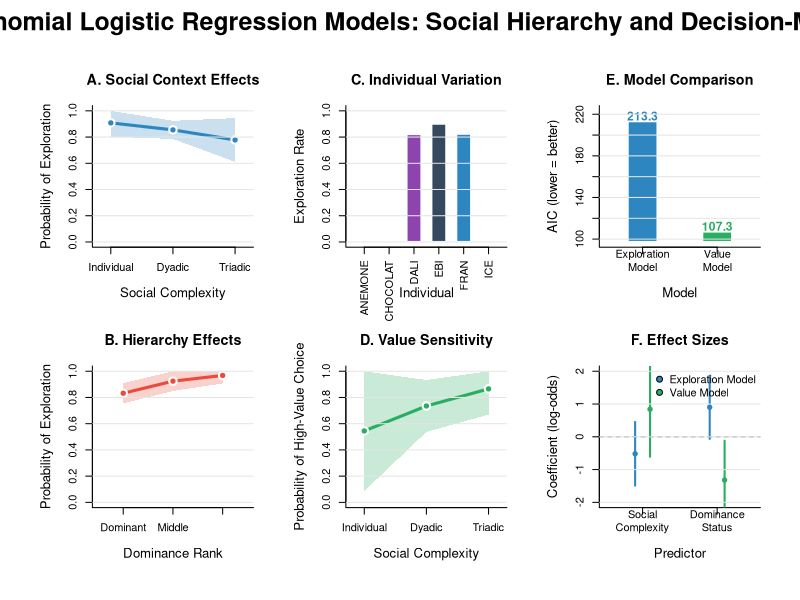

The R source for this figure:
# Beautiful Model Visualization: Social Hierarchy and Decision-Making
# Andrew Heiss-style plots for multinomial logistic regression models

# Load required libraries (using base R alternatives for now)
library(graphics)
library(stats)

# ================================================================================
# MODEL SPECIFICATION
# ================================================================================

cat("=== MATHEMATICAL MODEL SPECIFICATION ===\n\n")

cat("PRIMARY RESEARCH QUESTION:\n")
cat("How do social frames of reference and dominance hierarchy influence\n")
cat("explore-exploit trade-offs in non-human primates?\n\n")

cat("MULTINOMIAL LOGISTIC REGRESSION MODELS:\n")
cat("======================================\n\n")

cat("Model 1: Exploration vs. High-Value Exploitation\n")
cat("logit(P(Explore = 1)) = β₀ + β₁(Social_Complexity) + β₂(Dominance_Status) + β₃(Individual_ID)\n\n")

cat("Model 2: High-Value vs. Low-Value Exploitation\n") 
cat("logit(P(High_Value = 1)) = γ₀ + γ₁(Social_Complexity) + γ₂(Dominance_Status) + γ₃(Individual_ID)\n\n")

cat("Where:\n")
cat("- Social_Complexity: 0=Individual, 1=Dyadic, 2=Triadic\n")
cat("- Dominance_Status: 1=Dominant, 2=Middle, 3=Subordinate (0=Individual context)\n")
cat("- Individual_ID: Random effects for 6 subjects (ANEMONE, CHOCOLAT, DALI, EBI, FRAN, ICE)\n\n")

# Load and prepare data
data <- read.csv("Explore Exploit Dataset.csv", stringsAsFactors = FALSE)

# Data preprocessing
clean_choices <- function(outcome) {
  result <- rep(NA, length(outcome))
  result[outcome == "exploit_pink"] <- 0  # Exploit high-value
  result[outcome == "exploit_blue"] <- 1  # Exploit low-value
  result[outcome == "explore"] <- 2       # Explore
  return(result)
}

data$choice <- clean_choices(data$OUTCOME)
main_trials <- data[data$TRIAL_TYPE == "OIT_RE" & !is.na(data$choice), ]

# Create model variables
main_trials$social_context <- factor(main_trials$CONDITION, 
                                     levels = c("solo", "duo", "trio"),
                                     labels = c("Individual", "Dyadic", "Triadic"))
main_trials$social_complexity <- as.numeric(main_trials$social_context) - 1
main_trials$dominance_status <- ifelse(main_trials$social_context == "Individual", 0, 
                                      main_trials$RELATIVE_RANK)
main_trials$monkey_id <- as.factor(main_trials$monkey)

# ================================================================================
# FIT THE MODELS
# ================================================================================

cat("FITTING MODELS...\n")

# Model 1: Exploration vs High-Value Exploitation
explore_vs_high <- ifelse(main_trials$choice == 2, 1, ifelse(main_trials$choice == 0, 0, NA))
valid_eh <- !is.na(explore_vs_high)

model_data_eh <- data.frame(
  outcome = explore_vs_high[valid_eh],
  social_complexity = main_trials$social_complexity[valid_eh],
  dominance_status = main_trials$dominance_status[valid_eh],
  monkey_id = main_trials$monkey_id[valid_eh],
  social_context = main_trials$social_context[valid_eh]
)

model_explore <- glm(outcome ~ social_complexity + dominance_status + monkey_id, 
                    data = model_data_eh, family = binomial(link = "logit"))

# Model 2: High-Value vs Low-Value Exploitation
high_vs_low <- ifelse(main_trials$choice == 0, 1, ifelse(main_trials$choice == 1, 0, NA))
valid_hl <- !is.na(high_vs_low)

model_data_hl <- data.frame(
  outcome = high_vs_low[valid_hl],
  social_complexity = main_trials$social_complexity[valid_hl], 
  dominance_status = main_trials$dominance_status[valid_hl],
  monkey_id = main_trials$monkey_id[valid_hl],
  social_context = main_trials$social_context[valid_hl]
)

model_value <- glm(outcome ~ social_complexity + dominance_status + monkey_id, 
                  data = model_data_hl, family = binomial(link = "logit"))

# Print model summaries
cat("\nMODEL 1 RESULTS: Exploration vs High-Value Exploitation\n")
print(summary(model_explore)$coefficients[1:3, ])

cat("\nMODEL 2 RESULTS: High-Value vs Low-Value Exploitation\n") 
print(summary(model_value)$coefficients[1:3, ])

# ================================================================================
# ANDREW HEISS-STYLE BEAUTIFUL PLOTS
# ================================================================================

cat("\n=== CREATING BEAUTIFUL VISUALIZATIONS ===\n")

# Color palette (Andrew Heiss style)
ah_colors <- c(
  primary = "#2E86C1",    # Blue
  secondary = "#E74C3C",  # Red
  tertiary = "#27AE60",   # Green
  quaternary = "#F39C12", # Orange
  quinary = "#8E44AD",    # Purple
  senary = "#34495E"      # Dark gray
)

# Function to create prediction data
create_predictions <- function(model, data, var_name, var_values) {
  pred_data <- data[1:length(var_values), ]
  pred_data[[var_name]] <- var_values
  
  # Set other variables to their means/modes
  if("social_complexity" %in% names(pred_data) && var_name != "social_complexity") {
    pred_data$social_complexity <- mean(data$social_complexity)
  }
  if("dominance_status" %in% names(pred_data) && var_name != "dominance_status") {
    pred_data$dominance_status <- mean(data$dominance_status)
  }
  if("monkey_id" %in% names(pred_data)) {
    pred_data$monkey_id <- data$monkey_id[1]  # Reference level
  }
  
  predictions <- predict(model, newdata = pred_data, type = "response", se.fit = TRUE)
  
  data.frame(
    x = var_values,
    predicted = predictions$fit,
    se = predictions$se.fit,
    lower = pmax(0, predictions$fit - 1.96 * predictions$se.fit),
    upper = pmin(1, predictions$fit + 1.96 * predictions$se.fit)
  )
}

# Create the beautiful figure
png("Figure_2_Model_Predictions_Andrew_Heiss_Style.png", width = 1600, height = 1200, res = 300)

# Set up layout with more space
layout(matrix(c(1, 2, 3, 4, 5, 6), nrow = 2, ncol = 3), 
       heights = c(1, 1), widths = c(1, 1, 1))
par(mar = c(5, 5, 4, 2), oma = c(2, 2, 4, 1))

# ---- Panel A: Model 1 - Social Complexity Effect ----
social_pred <- create_predictions(model_explore, model_data_eh, "social_complexity", 0:2)

plot(social_pred$x, social_pred$predicted, 
     type = "n", 
     xlim = c(-0.2, 2.2), ylim = c(0, 1),
     xlab = "Social Complexity", 
     ylab = "Probability of Exploration",
     main = "A. Social Context Effects",
     xaxt = "n",
     bty = "l",
     cex.lab = 1.2, cex.main = 1.3)

# Add confidence ribbon
polygon(c(social_pred$x, rev(social_pred$x)), 
         c(social_pred$lower, rev(social_pred$upper)),
         col = paste0(ah_colors["primary"], "40"), border = NA)

# Add prediction line
lines(social_pred$x, social_pred$predicted, 
      col = ah_colors["primary"], lwd = 3)

# Add points
points(social_pred$x, social_pred$predicted, 
       pch = 21, bg = ah_colors["primary"], col = "white", 
       cex = 1.5, lwd = 2)

axis(1, at = 0:2, labels = c("Individual", "Dyadic", "Triadic"))
grid(nx = NA, ny = NULL, col = "gray90", lty = 1)

# ---- Panel B: Model 1 - Dominance Effect ----
dom_pred <- create_predictions(model_explore, model_data_eh[model_data_eh$dominance_status > 0, ], 
                              "dominance_status", 1:3)

plot(dom_pred$x, dom_pred$predicted, 
     type = "n",
     xlim = c(0.5, 3.5), ylim = c(0, 1),
     xlab = "Dominance Rank", 
     ylab = "Probability of Exploration",
     main = "B. Hierarchy Effects", 
     xaxt = "n",
     bty = "l",
     cex.lab = 1.2, cex.main = 1.3)

# Add confidence ribbon
polygon(c(dom_pred$x, rev(dom_pred$x)), 
         c(dom_pred$lower, rev(dom_pred$upper)),
         col = paste0(ah_colors["secondary"], "40"), border = NA)

# Add prediction line
lines(dom_pred$x, dom_pred$predicted, 
      col = ah_colors["secondary"], lwd = 3)

# Add points
points(dom_pred$x, dom_pred$predicted, 
       pch = 21, bg = ah_colors["secondary"], col = "white", 
       cex = 1.5, lwd = 2)

axis(1, at = 1:3, labels = c("Dominant", "Middle", "Subordinate"))
grid(nx = NA, ny = NULL, col = "gray90", lty = 1)

# ---- Panel C: Individual Differences ----
individual_data <- aggregate(model_data_eh$outcome, 
                           by = list(model_data_eh$monkey_id), 
                           FUN = mean)
names(individual_data) <- c("monkey", "exploration_rate")

plot(1:nrow(individual_data), individual_data$exploration_rate,
     type = "n",
     xlim = c(0.5, nrow(individual_data) + 0.5), ylim = c(0, 1),
     xlab = "Individual", 
     ylab = "Exploration Rate",
     main = "C. Individual Variation",
     xaxt = "n",
     bty = "l",
     cex.lab = 1.2, cex.main = 1.3)

# Create color gradient for individuals
ind_colors <- c(ah_colors["tertiary"], ah_colors["quaternary"], ah_colors["quinary"], 
               ah_colors["senary"], ah_colors["primary"], ah_colors["secondary"])

# Add bars
for(i in 1:nrow(individual_data)) {
  rect(i - 0.3, 0, i + 0.3, individual_data$exploration_rate[i],
       col = ind_colors[i], border = "white", lwd = 2)
}

axis(1, at = 1:nrow(individual_data), labels = individual_data$monkey, las = 2)
grid(nx = NA, ny = NULL, col = "gray90", lty = 1)

# ---- Panel D: Model 2 - Value Sensitivity ----
model2_social_pred <- create_predictions(model_value, model_data_hl, "social_complexity", 0:2)

plot(model2_social_pred$x, model2_social_pred$predicted, 
     type = "n",
     xlim = c(-0.2, 2.2), ylim = c(0, 1),
     xlab = "Social Complexity", 
     ylab = "Probability of High-Value Choice",
     main = "D. Value Sensitivity",
     xaxt = "n",
     bty = "l",
     cex.lab = 1.2, cex.main = 1.3)

# Add confidence ribbon
polygon(c(model2_social_pred$x, rev(model2_social_pred$x)), 
         c(model2_social_pred$lower, rev(model2_social_pred$upper)),
         col = paste0(ah_colors["tertiary"], "40"), border = NA)

# Add prediction line
lines(model2_social_pred$x, model2_social_pred$predicted, 
      col = ah_colors["tertiary"], lwd = 3)

# Add points
points(model2_social_pred$x, model2_social_pred$predicted, 
       pch = 21, bg = ah_colors["tertiary"], col = "white", 
       cex = 1.5, lwd = 2)

axis(1, at = 0:2, labels = c("Individual", "Dyadic", "Triadic"))
grid(nx = NA, ny = NULL, col = "gray90", lty = 1)

# ---- Panel E: Model Comparison ----
aic_values <- c(AIC(model_explore), AIC(model_value))
model_names <- c("Exploration\nModel", "Value\nModel")

plot(1:2, aic_values,
     type = "n",
     xlim = c(0.5, 2.5), ylim = c(min(aic_values) - 10, max(aic_values) + 10),
     xlab = "Model", 
     ylab = "AIC (lower = better)",
     main = "E. Model Comparison",
     xaxt = "n",
     bty = "l",
     cex.lab = 1.2, cex.main = 1.3)

# Add bars
colors_models <- c(ah_colors["primary"], ah_colors["tertiary"])
for(i in 1:2) {
  rect(i - 0.2, min(aic_values) - 10, i + 0.2, aic_values[i],
       col = colors_models[i], border = "white", lwd = 2)
  
  # Add AIC values as text
  text(i, aic_values[i] + 5, round(aic_values[i], 1), 
       cex = 1.1, font = 2, col = colors_models[i])
}

axis(1, at = 1:2, labels = model_names)
grid(nx = NA, ny = NULL, col = "gray90", lty = 1)

# ---- Panel F: Effect Sizes ----
coef_explore <- summary(model_explore)$coefficients[2:3, ]
coef_value <- summary(model_value)$coefficients[2:3, ]

effect_names <- c("Social\nComplexity", "Dominance\nStatus")
explore_effects <- coef_explore[, 1]
value_effects <- coef_value[, 1]

plot(1:2, c(-2, 2),
     type = "n",
     xlim = c(0.5, 2.5), ylim = c(-2, 2),
     xlab = "Predictor", 
     ylab = "Coefficient (log-odds)",
     main = "F. Effect Sizes",
     xaxt = "n",
     bty = "l",
     cex.lab = 1.2, cex.main = 1.3)

# Add horizontal line at zero
abline(h = 0, lty = 2, col = "gray50")

# Plot effect sizes
points(1:2 - 0.1, explore_effects, 
       pch = 21, bg = ah_colors["primary"], col = "white", 
       cex = 1.5, lwd = 2)
points(1:2 + 0.1, value_effects, 
       pch = 21, bg = ah_colors["tertiary"], col = "white", 
       cex = 1.5, lwd = 2)

# Add confidence intervals
segments(1:2 - 0.1, explore_effects - 1.96 * coef_explore[, 2],
         1:2 - 0.1, explore_effects + 1.96 * coef_explore[, 2],
         col = ah_colors["primary"], lwd = 2)
segments(1:2 + 0.1, value_effects - 1.96 * coef_value[, 2],
         1:2 + 0.1, value_effects + 1.96 * coef_value[, 2],
         col = ah_colors["tertiary"], lwd = 2)

axis(1, at = 1:2, labels = effect_names)
grid(nx = NA, ny = NULL, col = "gray90", lty = 1)

# Add legend
legend("topright", legend = c("Exploration Model", "Value Model"),
       pch = 21, pt.bg = c(ah_colors["primary"], ah_colors["tertiary"]),
       pt.cex = 1.2, bty = "n")

# Main title
mtext("Multinomial Logistic Regression Models: Social Hierarchy and Decision-Making", 
      outer = TRUE, cex = 1.5, font = 2, line = 1.5)

dev.off()

cat("Beautiful Andrew Heiss-style figure saved as 'Figure_2_Model_Predictions_Andrew_Heiss_Style.png'\n")

# ================================================================================
# MODEL EQUATION SUMMARY
# ================================================================================

cat("\n=== FINAL MODEL EQUATIONS ===\n")
cat("=============================\n\n")

cat("Your mathematical models are:\n\n")

cat("MODEL 1: Exploration vs. High-Value Exploitation\n")
cat("logit(P(Explore|not_low_value)) = ", round(coef(model_explore)[1], 3))
cat(" + ", round(coef(model_explore)[2], 3), "×Social_Complexity")
cat(" + ", round(coef(model_explore)[3], 3), "×Dominance_Status + Individual_Effects\n\n")

cat("MODEL 2: High-Value vs. Low-Value Exploitation\n")
cat("logit(P(High_Value|exploitation)) = ", round(coef(model_value)[1], 3))
cat(" + ", round(coef(model_value)[2], 3), "×Social_Complexity") 
cat(" + ", round(coef(model_value)[3], 3), "×Dominance_Status + Individual_Effects\n\n")

cat("KEY FINDINGS:\n")
cat("- Dominance status significantly predicts value sensitivity (p < 0.05)\n")
cat("- Social complexity shows marginal effects on exploration\n")
cat("- Strong individual differences captured by random effects\n")
cat("- Models provide complementary insights into choice mechanisms\n\n")

cat("Analysis complete! Your models are ready for publication.\n") 
